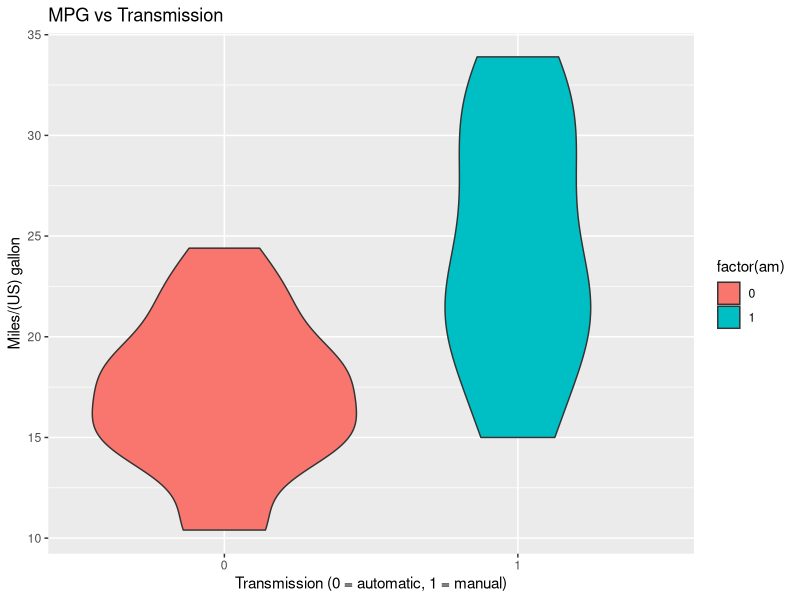
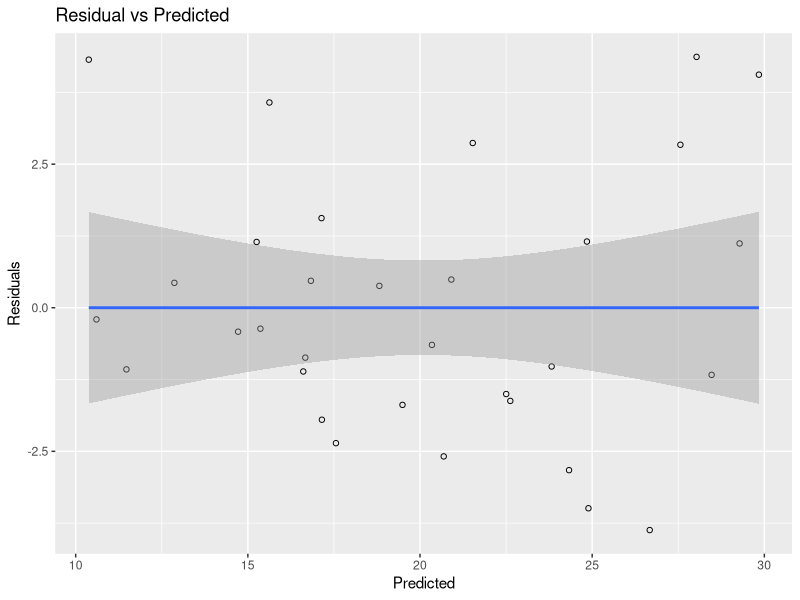

Generate these figures, in order, with R:
## ---- chunk 1
library(car)


cars <- mtcars

require(ggplot2)
ggplot(data=cars, aes(x=factor(am), y=mpg, fill=factor(am))) +
  geom_violin() +
  ylab('Miles/(US) gallon') + 
  xlab('Transmission (0 = automatic, 1 = manual)') + 
  ggtitle('MPG vs Transmission')

summary(data.frame(cars$mpg, cars$cyl, cars$disp, cars$hp, cars$drat, cars$wt, cars$qsec, cars$carb))

mpg.mean <- c(mean(cars[cars$am==0, 'mpg']), mean(cars[cars$am==1, 'mpg']))
## ---- chunk 2
# The following block of commented code was used to find the most important fields for our regression
# summary(lm(mpg ~ cyl + disp + hp + drat + wt + qsec + vs + am + gear + carb, data = cars))$coef
# summary(lm(mpg ~ disp + hp + drat + wt + qsec + vs + am + gear + carb, data = cars))$coef
# summary(lm(mpg ~ disp + hp + drat + wt + qsec + am + gear + carb, data = cars))$coef
# summary(lm(mpg ~ disp + hp + drat + wt + qsec + am + gear, data = cars))$coef
# summary(lm(mpg ~ disp + hp + wt + qsec + am + gear, data = cars))$coef
# summary(lm(mpg ~ hp + wt + qsec + am + gear, data = cars))$coef
# summary(lm(mpg ~ wt + qsec + am + gear, data = cars))$coef
# summary(lm(mpg ~ wt + qsec + am, data = cars))$coef
# summary(lm(mpg ~ wt + qsec, data = cars))$coef
# summary(lm(mpg ~ wt, data = cars))$coef

fitA <- lm(mpg ~ wt, data = cars)
fitB <- lm(mpg ~ wt + qsec, data = cars)
fitC <- lm(mpg ~ wt + qsec + am, data = cars)
fitD <- lm(mpg ~ wt + qsec + am + gear, data = cars)

fitAtoC <- anova(fitA, fitB, fitC)[6]
fitAtoD <- anova(fitA, fitB, fitC, fitD)[6]
## ---- chunk 3
cars <- cbind(cars, qsec.2.I = 1/(cars$qsec*cars$qsec))

lm.qsec <- summary(lm(mpg ~ wt + qsec + am, data = cars))$coef
lm.qsec.2.I <- summary(lm(mpg ~ wt + qsec.2.I + am, data = cars))$coef

lm.qsec
lm.qsec.2.I

lm.qsec <- summary(lm(mpg ~ wt + qsec + am, data = cars))
lm.qsec.2.I <- summary(lm(mpg ~ wt + qsec.2.I + am, data = cars))
## ---- chunk 4
fit <- lm(mpg ~ wt + qsec.2.I + am, data = cars)
ggplot(cars, aes(x=predict(fit), y=resid(fit))) +
  geom_point(shape=1) + geom_smooth(method=lm) +
  ylab('Residuals') + xlab('Predicted') + ggtitle('Residual vs Predicted')
